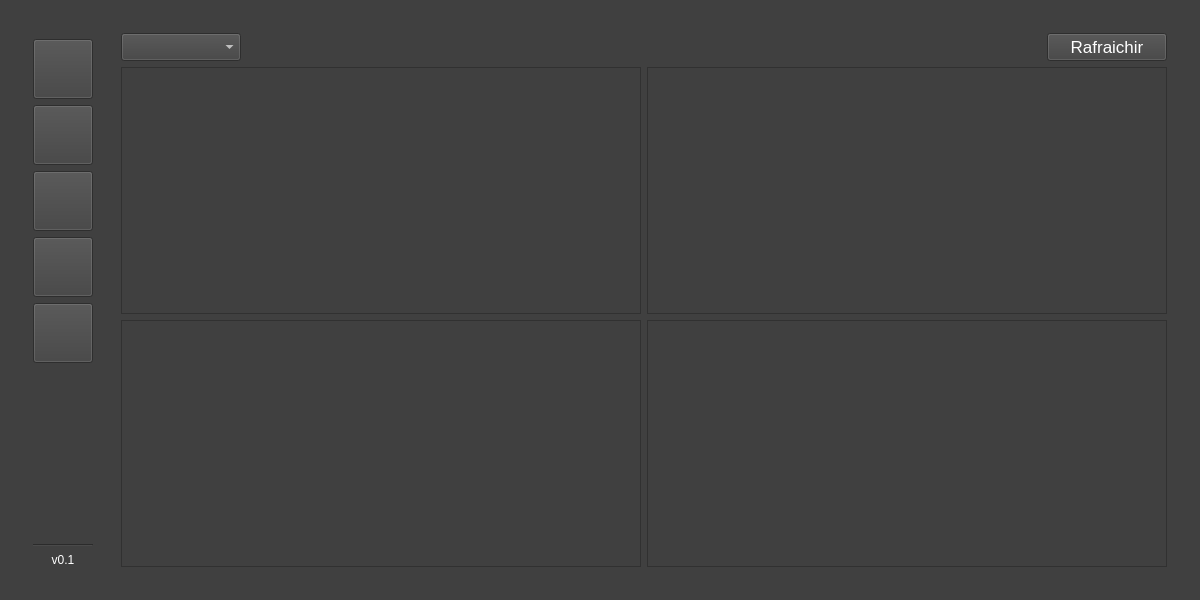
<?xml version="1.0" encoding="UTF-8"?>
<ui version="4.0">
 <class>ihm</class>
 <widget class="QMainWindow" name="ihm">
  <property name="enabled">
   <bool>true</bool>
  </property>
  <property name="geometry">
   <rect>
    <x>0</x>
    <y>0</y>
    <width>1200</width>
    <height>600</height>
   </rect>
  </property>
  <property name="windowTitle">
   <string>Bee-honey't</string>
  </property>
  <property name="windowIcon">
   <iconset resource="ico.qrc">
    <normaloff>:/ruche.png</normaloff>:/ruche.png</iconset>
  </property>
  <property name="styleSheet">
   <string notr="true">background:#404040;color:white;</string>
  </property>
  <widget class="QWidget" name="centralWidget">
   <layout class="QHBoxLayout" name="horizontalLayout_4">
    <item>
     <widget class="QWidget" name="widget" native="true">
      <layout class="QHBoxLayout" name="horizontalLayout_3">
       <item>
        <layout class="QVBoxLayout" name="verticalLayout_6">
         <item>
          <widget class="Line" name="line">
           <property name="orientation">
            <enum>Qt::Vertical</enum>
           </property>
          </widget>
         </item>
         <item>
          <widget class="QWidget" name="barre_laterale" native="true">
           <layout class="QVBoxLayout" name="verticalLayout">
            <item>
             <widget class="QPushButton" name="pushButton_ruches">
              <property name="enabled">
               <bool>true</bool>
              </property>
              <property name="minimumSize">
               <size>
                <width>60</width>
                <height>60</height>
               </size>
              </property>
              <property name="toolTip">
               <string>Données de la ruche selectionné</string>
              </property>
              <property name="whatsThis">
               <string/>
              </property>
              <property name="styleSheet">
               <string notr="true"/>
              </property>
              <property name="text">
               <string/>
              </property>
              <property name="icon">
               <iconset>
                <normalon>:/ruche.png</normalon>
               </iconset>
              </property>
              <property name="iconSize">
               <size>
                <width>45</width>
                <height>45</height>
               </size>
              </property>
             </widget>
            </item>
            <item>
             <widget class="QPushButton" name="pushButton_mesures">
              <property name="minimumSize">
               <size>
                <width>60</width>
                <height>60</height>
               </size>
              </property>
              <property name="toolTip">
               <string>Vue globale de toutes les ruches</string>
              </property>
              <property name="text">
               <string/>
              </property>
              <property name="icon">
               <iconset>
                <normalon>:/vue_globale.png</normalon>
               </iconset>
              </property>
              <property name="iconSize">
               <size>
                <width>50</width>
                <height>50</height>
               </size>
              </property>
             </widget>
            </item>
            <item>
             <widget class="QPushButton" name="pushButton_graphiques">
              <property name="minimumSize">
               <size>
                <width>60</width>
                <height>60</height>
               </size>
              </property>
              <property name="toolTip">
               <string>Graphiques</string>
              </property>
              <property name="styleSheet">
               <string notr="true"/>
              </property>
              <property name="text">
               <string/>
              </property>
              <property name="icon">
               <iconset theme=":/graphiques.png">
                <normaloff>.</normaloff>
                <normalon>:/graphiques.png</normalon>.</iconset>
              </property>
              <property name="iconSize">
               <size>
                <width>50</width>
                <height>50</height>
               </size>
              </property>
             </widget>
            </item>
            <item>
             <widget class="QPushButton" name="pushButton_alertes">
              <property name="minimumSize">
               <size>
                <width>60</width>
                <height>60</height>
               </size>
              </property>
              <property name="toolTip">
               <string>Alertes</string>
              </property>
              <property name="text">
               <string/>
              </property>
              <property name="icon">
               <iconset>
                <normalon>:/alertes.png</normalon>
               </iconset>
              </property>
              <property name="iconSize">
               <size>
                <width>45</width>
                <height>45</height>
               </size>
              </property>
             </widget>
            </item>
            <item>
             <widget class="QPushButton" name="pushButton_reglage_ttn">
              <property name="minimumSize">
               <size>
                <width>60</width>
                <height>60</height>
               </size>
              </property>
              <property name="toolTip">
               <string>Réglages</string>
              </property>
              <property name="text">
               <string/>
              </property>
              <property name="icon">
               <iconset>
                <normalon>:/reglages.png</normalon>
               </iconset>
              </property>
              <property name="iconSize">
               <size>
                <width>50</width>
                <height>50</height>
               </size>
              </property>
             </widget>
            </item>
            <item>
             <spacer name="ligne_verticale">
              <property name="orientation">
               <enum>Qt::Vertical</enum>
              </property>
              <property name="sizeHint" stdset="0">
               <size>
                <width>20</width>
                <height>40</height>
               </size>
              </property>
             </spacer>
            </item>
            <item>
             <widget class="QLabel" name="label_etat_connexion">
              <property name="text">
               <string/>
              </property>
              <property name="pixmap">
               <pixmap resource="ico.qrc">:/off.png</pixmap>
              </property>
              <property name="alignment">
               <set>Qt::AlignCenter</set>
              </property>
             </widget>
            </item>
            <item>
             <widget class="Line" name="ligne_horizontale_version">
              <property name="orientation">
               <enum>Qt::Horizontal</enum>
              </property>
             </widget>
            </item>
            <item>
             <widget class="QLabel" name="label_version">
              <property name="styleSheet">
               <string notr="true">color:white;</string>
              </property>
              <property name="text">
               <string>v0.1</string>
              </property>
              <property name="alignment">
               <set>Qt::AlignCenter</set>
              </property>
             </widget>
            </item>
           </layout>
           <zorder>pushButton_ruches</zorder>
           <zorder>pushButton_mesures</zorder>
           <zorder>label_version</zorder>
           <zorder>pushButton_graphiques</zorder>
           <zorder>ligne_horizontale_version</zorder>
           <zorder>pushButton_alertes</zorder>
           <zorder>pushButton_reglage_ttn</zorder>
           <zorder>label_etat_connexion</zorder>
          </widget>
         </item>
        </layout>
       </item>
       <item>
        <widget class="QStackedWidget" name="stackedWidget">
         <property name="styleSheet">
          <string notr="true"/>
         </property>
         <property name="currentIndex">
          <number>1</number>
         </property>
         <widget class="QWidget" name="ruches">
          <layout class="QVBoxLayout" name="verticalLayout_3">
           <item>
            <layout class="QHBoxLayout" name="horizontalLayout_5">
             <property name="bottomMargin">
              <number>20</number>
             </property>
             <item>
              <widget class="QComboBox" name="comboBox_liste_ruches">
               <property name="font">
                <font>
                 <pointsize>13</pointsize>
                </font>
               </property>
               <property name="styleSheet">
                <string notr="true">color:white;</string>
               </property>
              </widget>
             </item>
             <item>
              <spacer name="horizontalSpacer">
               <property name="orientation">
                <enum>Qt::Horizontal</enum>
               </property>
               <property name="sizeType">
                <enum>QSizePolicy::Minimum</enum>
               </property>
               <property name="sizeHint" stdset="0">
                <size>
                 <width>40</width>
                 <height>20</height>
                </size>
               </property>
              </spacer>
             </item>
             <item>
              <widget class="QPushButton" name="pushButton_nouvelle_ruche">
               <property name="font">
                <font>
                 <pointsize>13</pointsize>
                </font>
               </property>
               <property name="styleSheet">
                <string notr="true">color:white;</string>
               </property>
               <property name="text">
                <string>Nouvelle ruche</string>
               </property>
              </widget>
             </item>
             <item>
              <widget class="QPushButton" name="pushButton_supprimer_ruche">
               <property name="font">
                <font>
                 <pointsize>13</pointsize>
                </font>
               </property>
               <property name="styleSheet">
                <string notr="true">color:white;</string>
               </property>
               <property name="text">
                <string>Supprimer ruche</string>
               </property>
              </widget>
             </item>
             <item>
              <widget class="QPushButton" name="pushButton_reglage">
               <property name="font">
                <font>
                 <pointsize>13</pointsize>
                </font>
               </property>
               <property name="styleSheet">
                <string notr="true">color:white;</string>
               </property>
               <property name="text">
                <string>Réglages de la ruche</string>
               </property>
              </widget>
             </item>
            </layout>
           </item>
           <item>
            <widget class="Line" name="line_2">
             <property name="orientation">
              <enum>Qt::Horizontal</enum>
             </property>
            </widget>
           </item>
           <item>
            <layout class="QGridLayout" name="gridLayout_2">
             <item row="0" column="0">
              <layout class="QVBoxLayout" name="verticalLayout_7">
               <item>
                <widget class="QLabel" name="label_2">
                 <property name="maximumSize">
                  <size>
                   <width>16777215</width>
                   <height>28</height>
                  </size>
                 </property>
                 <property name="font">
                  <font>
                   <pointsize>18</pointsize>
                  </font>
                 </property>
                 <property name="styleSheet">
                  <string notr="true">color:white;</string>
                 </property>
                 <property name="text">
                  <string>Température intérieure (C°)</string>
                 </property>
                 <property name="alignment">
                  <set>Qt::AlignCenter</set>
                 </property>
                </widget>
               </item>
               <item>
                <widget class="QLCDNumber" name="lcdNumber_temperature_interieure">
                 <property name="styleSheet">
                  <string notr="true">color:white;</string>
                 </property>
                 <property name="digitCount">
                  <number>5</number>
                 </property>
                </widget>
               </item>
               <item>
                <widget class="QLabel" name="label_maj_temp_int">
                 <property name="maximumSize">
                  <size>
                   <width>16777215</width>
                   <height>50</height>
                  </size>
                 </property>
                 <property name="frameShape">
                  <enum>QFrame::StyledPanel</enum>
                 </property>
                 <property name="text">
                  <string>Aucune données</string>
                 </property>
                 <property name="alignment">
                  <set>Qt::AlignCenter</set>
                 </property>
                </widget>
               </item>
              </layout>
             </item>
             <item row="0" column="1">
              <layout class="QVBoxLayout" name="verticalLayout_8">
               <item>
                <widget class="QLabel" name="label_4">
                 <property name="maximumSize">
                  <size>
                   <width>16777215</width>
                   <height>28</height>
                  </size>
                 </property>
                 <property name="font">
                  <font>
                   <pointsize>18</pointsize>
                  </font>
                 </property>
                 <property name="styleSheet">
                  <string notr="true">color:white;</string>
                 </property>
                 <property name="text">
                  <string>Température extérieure (C°)</string>
                 </property>
                 <property name="alignment">
                  <set>Qt::AlignCenter</set>
                 </property>
                </widget>
               </item>
               <item>
                <widget class="QLCDNumber" name="lcdNumber_temperature_exterieure">
                 <property name="styleSheet">
                  <string notr="true">color:white;</string>
                 </property>
                 <property name="digitCount">
                  <number>5</number>
                 </property>
                </widget>
               </item>
               <item>
                <widget class="QLabel" name="label_maj_temp_ext">
                 <property name="maximumSize">
                  <size>
                   <width>16777215</width>
                   <height>50</height>
                  </size>
                 </property>
                 <property name="frameShape">
                  <enum>QFrame::StyledPanel</enum>
                 </property>
                 <property name="text">
                  <string>Aucune données</string>
                 </property>
                 <property name="alignment">
                  <set>Qt::AlignCenter</set>
                 </property>
                </widget>
               </item>
              </layout>
             </item>
             <item row="0" column="2">
              <layout class="QVBoxLayout" name="verticalLayout_10">
               <item>
                <widget class="QLabel" name="label_5">
                 <property name="maximumSize">
                  <size>
                   <width>16777215</width>
                   <height>28</height>
                  </size>
                 </property>
                 <property name="font">
                  <font>
                   <pointsize>18</pointsize>
                  </font>
                 </property>
                 <property name="styleSheet">
                  <string notr="true">color:white;</string>
                 </property>
                 <property name="text">
                  <string>Poids (Kg)</string>
                 </property>
                 <property name="alignment">
                  <set>Qt::AlignCenter</set>
                 </property>
                </widget>
               </item>
               <item>
                <widget class="QLCDNumber" name="lcdNumber_poids">
                 <property name="styleSheet">
                  <string notr="true">color:white;</string>
                 </property>
                 <property name="smallDecimalPoint">
                  <bool>false</bool>
                 </property>
                 <property name="digitCount">
                  <number>5</number>
                 </property>
                 <property name="value" stdset="0">
                  <double>0.000000000000000</double>
                 </property>
                 <property name="intValue" stdset="0">
                  <number>0</number>
                 </property>
                </widget>
               </item>
               <item>
                <widget class="QLabel" name="label_maj_poids">
                 <property name="maximumSize">
                  <size>
                   <width>16777215</width>
                   <height>50</height>
                  </size>
                 </property>
                 <property name="frameShape">
                  <enum>QFrame::StyledPanel</enum>
                 </property>
                 <property name="text">
                  <string>Aucune données</string>
                 </property>
                 <property name="alignment">
                  <set>Qt::AlignCenter</set>
                 </property>
                </widget>
               </item>
              </layout>
             </item>
             <item row="1" column="0">
              <layout class="QVBoxLayout" name="verticalLayout_12">
               <item>
                <widget class="QLabel" name="label_6">
                 <property name="maximumSize">
                  <size>
                   <width>16777215</width>
                   <height>28</height>
                  </size>
                 </property>
                 <property name="font">
                  <font>
                   <pointsize>18</pointsize>
                  </font>
                 </property>
                 <property name="styleSheet">
                  <string notr="true">color:white;</string>
                 </property>
                 <property name="text">
                  <string>Humidité (%)</string>
                 </property>
                 <property name="alignment">
                  <set>Qt::AlignCenter</set>
                 </property>
                </widget>
               </item>
               <item>
                <widget class="QLCDNumber" name="lcdNumber_humidite">
                 <property name="styleSheet">
                  <string notr="true">color:white;</string>
                 </property>
                 <property name="digitCount">
                  <number>5</number>
                 </property>
                </widget>
               </item>
               <item>
                <widget class="QLabel" name="label_maj_humidite">
                 <property name="maximumSize">
                  <size>
                   <width>16777215</width>
                   <height>50</height>
                  </size>
                 </property>
                 <property name="frameShape">
                  <enum>QFrame::StyledPanel</enum>
                 </property>
                 <property name="text">
                  <string>Aucune données</string>
                 </property>
                 <property name="alignment">
                  <set>Qt::AlignCenter</set>
                 </property>
                </widget>
               </item>
              </layout>
             </item>
             <item row="1" column="1">
              <layout class="QVBoxLayout" name="verticalLayout_13">
               <item>
                <widget class="QLabel" name="label_12">
                 <property name="maximumSize">
                  <size>
                   <width>16777215</width>
                   <height>28</height>
                  </size>
                 </property>
                 <property name="font">
                  <font>
                   <pointsize>18</pointsize>
                  </font>
                 </property>
                 <property name="styleSheet">
                  <string notr="true">color:white;</string>
                 </property>
                 <property name="text">
                  <string>Luminosité (lux)</string>
                 </property>
                 <property name="alignment">
                  <set>Qt::AlignCenter</set>
                 </property>
                </widget>
               </item>
               <item>
                <widget class="QLCDNumber" name="lcdNumber_ensoleillement">
                 <property name="styleSheet">
                  <string notr="true">color:white;</string>
                 </property>
                 <property name="digitCount">
                  <number>5</number>
                 </property>
                </widget>
               </item>
               <item>
                <widget class="QLabel" name="label_maj_luminosite">
                 <property name="maximumSize">
                  <size>
                   <width>16777215</width>
                   <height>50</height>
                  </size>
                 </property>
                 <property name="frameShape">
                  <enum>QFrame::StyledPanel</enum>
                 </property>
                 <property name="text">
                  <string>Aucune données</string>
                 </property>
                 <property name="alignment">
                  <set>Qt::AlignCenter</set>
                 </property>
                </widget>
               </item>
              </layout>
             </item>
             <item row="1" column="2">
              <layout class="QVBoxLayout" name="verticalLayout_14">
               <item>
                <widget class="QLabel" name="label_13">
                 <property name="maximumSize">
                  <size>
                   <width>16777215</width>
                   <height>28</height>
                  </size>
                 </property>
                 <property name="font">
                  <font>
                   <pointsize>18</pointsize>
                  </font>
                 </property>
                 <property name="styleSheet">
                  <string notr="true">color:white;</string>
                 </property>
                 <property name="text">
                  <string>Pression (hPa)</string>
                 </property>
                 <property name="alignment">
                  <set>Qt::AlignCenter</set>
                 </property>
                </widget>
               </item>
               <item>
                <widget class="QLCDNumber" name="lcdNumber_pression">
                 <property name="styleSheet">
                  <string notr="true">color:white;</string>
                 </property>
                 <property name="digitCount">
                  <number>5</number>
                 </property>
                </widget>
               </item>
               <item>
                <widget class="QLabel" name="label_maj_pression">
                 <property name="maximumSize">
                  <size>
                   <width>16777215</width>
                   <height>50</height>
                  </size>
                 </property>
                 <property name="frameShape">
                  <enum>QFrame::StyledPanel</enum>
                 </property>
                 <property name="text">
                  <string>Aucune données</string>
                 </property>
                 <property name="alignment">
                  <set>Qt::AlignCenter</set>
                 </property>
                </widget>
               </item>
              </layout>
             </item>
            </layout>
           </item>
          </layout>
         </widget>
         <widget class="QWidget" name="page_2">
          <layout class="QHBoxLayout" name="horizontalLayout">
           <item>
            <layout class="QVBoxLayout" name="verticalLayout_2">
             <item>
              <layout class="QHBoxLayout" name="horizontalLayout_15">
               <item>
                <widget class="QComboBox" name="comboBox_donnees_affiche">
                 <property name="font">
                  <font>
                   <pointsize>13</pointsize>
                  </font>
                 </property>
                 <property name="editable">
                  <bool>false</bool>
                 </property>
                 <property name="currentText">
                  <string/>
                 </property>
                </widget>
               </item>
               <item>
                <spacer name="horizontalSpacer_2">
                 <property name="orientation">
                  <enum>Qt::Horizontal</enum>
                 </property>
                 <property name="sizeType">
                  <enum>QSizePolicy::Fixed</enum>
                 </property>
                 <property name="sizeHint" stdset="0">
                  <size>
                   <width>800</width>
                   <height>20</height>
                  </size>
                 </property>
                </spacer>
               </item>
               <item>
                <widget class="QPushButton" name="pushButton_rafraichir">
                 <property name="font">
                  <font>
                   <pointsize>13</pointsize>
                  </font>
                 </property>
                 <property name="text">
                  <string>Rafraichir</string>
                 </property>
                </widget>
               </item>
              </layout>
             </item>
             <item>
              <layout class="QGridLayout" name="gridLayout">
               <item row="0" column="0">
                <widget class="QChartView" name="graphicsView_ruche_1"/>
               </item>
               <item row="1" column="0">
                <widget class="QChartView" name="graphicsView_ruche_3"/>
               </item>
               <item row="0" column="1">
                <widget class="QChartView" name="graphicsView_ruche_2"/>
               </item>
               <item row="1" column="1">
                <widget class="QChartView" name="graphicsView_ruche_4"/>
               </item>
              </layout>
             </item>
            </layout>
           </item>
          </layout>
         </widget>
         <widget class="QWidget" name="graph">
          <layout class="QVBoxLayout" name="verticalLayout_5">
           <item>
            <widget class="QComboBox" name="comboBox_reglages_graphiques">
             <property name="maximumSize">
              <size>
               <width>205</width>
               <height>25</height>
              </size>
             </property>
             <property name="layoutDirection">
              <enum>Qt::RightToLeft</enum>
             </property>
            </widget>
           </item>
           <item>
            <widget class="QTabWidget" name="tabWidget">
             <property name="currentIndex">
              <number>2</number>
             </property>
             <widget class="QWidget" name="tab">
              <attribute name="title">
               <string>Températures</string>
              </attribute>
              <layout class="QHBoxLayout" name="horizontalLayout_2">
               <item>
                <widget class="QChartView" name="chartView_temperature"/>
               </item>
              </layout>
             </widget>
             <widget class="QWidget" name="tab_2">
              <attribute name="title">
               <string>Humidité</string>
              </attribute>
              <layout class="QHBoxLayout" name="horizontalLayout_10">
               <item>
                <widget class="QChartView" name="chartView_humidite"/>
               </item>
              </layout>
             </widget>
             <widget class="QWidget" name="tab_3">
              <attribute name="title">
               <string>Ensoleillement</string>
              </attribute>
              <layout class="QHBoxLayout" name="horizontalLayout_11">
               <item>
                <widget class="QChartView" name="chartView_ensoleillement"/>
               </item>
              </layout>
             </widget>
             <widget class="QWidget" name="tab_4">
              <attribute name="title">
               <string>Pression</string>
              </attribute>
              <layout class="QHBoxLayout" name="horizontalLayout_12">
               <item>
                <widget class="QChartView" name="chartView_pression"/>
               </item>
              </layout>
             </widget>
             <widget class="QWidget" name="tab_5">
              <attribute name="title">
               <string>Poids</string>
              </attribute>
              <layout class="QHBoxLayout" name="horizontalLayout_13">
               <item>
                <widget class="QChartView" name="chartView_poids"/>
               </item>
              </layout>
             </widget>
             <widget class="QWidget" name="tab_6">
              <attribute name="title">
               <string>Activité</string>
              </attribute>
              <layout class="QHBoxLayout" name="horizontalLayout_14">
               <item>
                <widget class="QChartView" name="chartView_activite"/>
               </item>
              </layout>
             </widget>
            </widget>
           </item>
          </layout>
         </widget>
         <widget class="QWidget" name="alertes">
          <layout class="QVBoxLayout" name="verticalLayout_4">
           <item>
            <widget class="QLabel" name="label">
             <property name="font">
              <font>
               <pointsize>14</pointsize>
              </font>
             </property>
             <property name="text">
              <string>Dernières alertes</string>
             </property>
            </widget>
           </item>
           <item>
            <widget class="QTableWidget" name="tableWidget_alertes"/>
           </item>
          </layout>
         </widget>
         <widget class="QWidget" name="reglage_ttn">
          <layout class="QVBoxLayout" name="verticalLayout_9">
           <item>
            <layout class="QHBoxLayout" name="horizontalLayout_19">
             <property name="sizeConstraint">
              <enum>QLayout::SetDefaultConstraint</enum>
             </property>
             <property name="bottomMargin">
              <number>20</number>
             </property>
             <item>
              <widget class="QLabel" name="label_7">
               <property name="maximumSize">
                <size>
                 <width>1058</width>
                 <height>22</height>
                </size>
               </property>
               <property name="font">
                <font>
                 <pointsize>14</pointsize>
                </font>
               </property>
               <property name="text">
                <string>Réglages TTN</string>
               </property>
               <property name="alignment">
                <set>Qt::AlignLeading|Qt::AlignLeft|Qt::AlignVCenter</set>
               </property>
              </widget>
             </item>
             <item>
              <spacer name="horizontalSpacer_4">
               <property name="orientation">
                <enum>Qt::Horizontal</enum>
               </property>
               <property name="sizeHint" stdset="0">
                <size>
                 <width>40</width>
                 <height>20</height>
                </size>
               </property>
              </spacer>
             </item>
             <item>
              <widget class="QPushButton" name="pushButton_enregistrer_configuration_ttn">
               <property name="maximumSize">
                <size>
                 <width>205</width>
                 <height>25</height>
                </size>
               </property>
               <property name="text">
                <string>Sauvegarder</string>
               </property>
              </widget>
             </item>
            </layout>
           </item>
           <item>
            <widget class="Line" name="line_3">
             <property name="orientation">
              <enum>Qt::Horizontal</enum>
             </property>
            </widget>
           </item>
           <item>
            <layout class="QVBoxLayout" name="verticalLayout_11">
             <property name="spacing">
              <number>10</number>
             </property>
             <item>
              <layout class="QHBoxLayout" name="horizontalLayout_8">
               <item>
                <widget class="QLabel" name="label_8">
                 <property name="text">
                  <string>Host :</string>
                 </property>
                </widget>
               </item>
               <item>
                <widget class="QLineEdit" name="lineEdit_host">
                 <property name="text">
                  <string/>
                 </property>
                </widget>
               </item>
              </layout>
             </item>
             <item>
              <layout class="QHBoxLayout" name="horizontalLayout_9">
               <item>
                <widget class="QLabel" name="label_9">
                 <property name="minimumSize">
                  <size>
                   <width>0</width>
                   <height>0</height>
                  </size>
                 </property>
                 <property name="maximumSize">
                  <size>
                   <width>80</width>
                   <height>16777215</height>
                  </size>
                 </property>
                 <property name="text">
                  <string>Port :</string>
                 </property>
                </widget>
               </item>
               <item>
                <widget class="QSpinBox" name="spinBox_port">
                 <property name="maximum">
                  <number>65635</number>
                 </property>
                 <property name="value">
                  <number>1883</number>
                 </property>
                 <property name="displayIntegerBase">
                  <number>10</number>
                 </property>
                </widget>
               </item>
              </layout>
             </item>
             <item>
              <layout class="QHBoxLayout" name="horizontalLayout_16">
               <item>
                <widget class="QLabel" name="label_10">
                 <property name="maximumSize">
                  <size>
                   <width>80</width>
                   <height>16777215</height>
                  </size>
                 </property>
                 <property name="text">
                  <string>Username :</string>
                 </property>
                </widget>
               </item>
               <item>
                <widget class="QLineEdit" name="lineEdit_username">
                 <property name="text">
                  <string/>
                 </property>
                </widget>
               </item>
              </layout>
             </item>
             <item>
              <layout class="QHBoxLayout" name="horizontalLayout_17">
               <item>
                <widget class="QLabel" name="label_11">
                 <property name="maximumSize">
                  <size>
                   <width>16777212</width>
                   <height>16777215</height>
                  </size>
                 </property>
                 <property name="text">
                  <string>Password :</string>
                 </property>
                </widget>
               </item>
               <item>
                <widget class="QLineEdit" name="lineEdit_password">
                 <property name="text">
                  <string/>
                 </property>
                </widget>
               </item>
              </layout>
             </item>
             <item>
              <layout class="QHBoxLayout" name="horizontalLayout_20">
               <item>
                <spacer name="horizontalSpacer_3">
                 <property name="orientation">
                  <enum>Qt::Horizontal</enum>
                 </property>
                 <property name="sizeHint" stdset="0">
                  <size>
                   <width>40</width>
                   <height>20</height>
                  </size>
                 </property>
                </spacer>
               </item>
               <item>
                <widget class="QPushButton" name="pushButton_connexion_ttn">
                 <property name="text">
                  <string>Connecter</string>
                 </property>
                </widget>
               </item>
              </layout>
             </item>
             <item>
              <spacer name="verticalSpacer">
               <property name="orientation">
                <enum>Qt::Vertical</enum>
               </property>
               <property name="sizeHint" stdset="0">
                <size>
                 <width>20</width>
                 <height>40</height>
                </size>
               </property>
              </spacer>
             </item>
            </layout>
           </item>
          </layout>
         </widget>
        </widget>
       </item>
      </layout>
     </widget>
    </item>
   </layout>
  </widget>
 </widget>
 <layoutdefault spacing="6" margin="11"/>
 <customwidgets>
  <customwidget>
   <class>QChartView</class>
   <extends>QGraphicsView</extends>
   <header>qchart.h</header>
  </customwidget>
 </customwidgets>
 <resources>
  <include location="ico.qrc"/>
 </resources>
 <connections/>
</ui>
